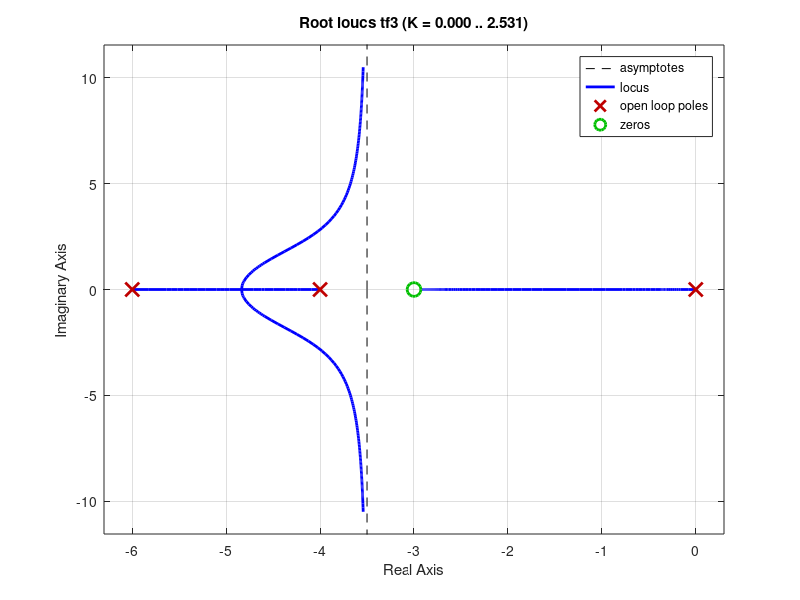

The MATLAB script that drew this image:
% Andrew Navratil
% MAE 435 Controls
% HW 6
% Due 11/7/2019

% clear all vars and plots
close all; clear all; clc;

% use s method for writing transfer functions
s = tf('s');

% check num 2
%tf1 = 1/(s*(s^2+3*s+10))

%pole(tf1)
%figure;
%rlocus(tf1)

%tf2 = (s^2+2*s+8)/(s*(s^2+2*s+10))

%pole(tf2)
%zero(tf2)
%figure;
%rlocus(tf2)

% problem 4
%K = 1
%tf3 = K/(s*(s+4)*(s+6))
K = 47.2
z0 = 3
tf3 = (K*(s+z0))/(s*(s+4)*(s+6))
%K = 2
%z0 = 18
%tf3 = (K*(s+z0))/(s*(s+2))

pole(tf3)
zero(tf3)
figure;
rlocus(tf3)

%http://undocumentedmatlab.com/blog/controlling-plot-data-tips
% First get the figure's data-cursor mode, activate it, and set some of its properties
%cursorMode = datacursormode(gcf);
%set(cursorMode, 'enable','on', 'UpdateFcn',@setDataTipTxt);
% Delete all data-tips
%cursorMode.removeAllDataCursors()
